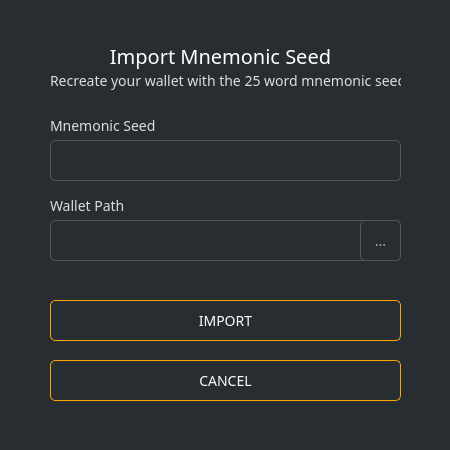
<?xml version="1.0" encoding="UTF-8"?>
<ui version="4.0">
 <class>ImportSeed</class>
 <widget class="QDialog" name="ImportSeed">
  <property name="geometry">
   <rect>
    <x>0</x>
    <y>0</y>
    <width>450</width>
    <height>450</height>
   </rect>
  </property>
  <property name="windowTitle">
   <string>Import :: Mnemonic Seed</string>
  </property>
  <property name="styleSheet">
   <string notr="true">background-color: #282d31; color: #ddd; border: 0px; font-family: Poppins;</string>
  </property>
  <widget class="QGroupBox" name="groupBox">
   <property name="geometry">
    <rect>
     <x>0</x>
     <y>0</y>
     <width>450</width>
     <height>450</height>
    </rect>
   </property>
   <property name="styleSheet">
    <string notr="true"/>
   </property>
   <property name="title">
    <string/>
   </property>
   <widget class="QLabel" name="label_4">
    <property name="geometry">
     <rect>
      <x>50</x>
      <y>70</y>
      <width>351</width>
      <height>21</height>
     </rect>
    </property>
    <property name="font">
     <font>
      <family>Poppins</family>
      <pointsize>-1</pointsize>
     </font>
    </property>
    <property name="styleSheet">
     <string notr="true">color: #ddd;border-right: 0px;font-size: 14px;</string>
    </property>
    <property name="text">
     <string>Recreate your wallet with the 25 word mnemonic seed</string>
    </property>
   </widget>
   <widget class="QLabel" name="label_3">
    <property name="geometry">
     <rect>
      <x>60</x>
      <y>40</y>
      <width>321</width>
      <height>31</height>
     </rect>
    </property>
    <property name="font">
     <font>
      <family>Poppins</family>
      <pointsize>-1</pointsize>
     </font>
    </property>
    <property name="styleSheet">
     <string notr="true">color: #fff;
border-right: 0px;
font-size: 20px;</string>
    </property>
    <property name="text">
     <string>Import Mnemonic Seed</string>
    </property>
    <property name="alignment">
     <set>Qt::AlignCenter</set>
    </property>
   </widget>
   <widget class="QLabel" name="label">
    <property name="geometry">
     <rect>
      <x>50</x>
      <y>110</y>
      <width>351</width>
      <height>31</height>
     </rect>
    </property>
    <property name="font">
     <font>
      <family>Poppins</family>
      <pointsize>-1</pointsize>
     </font>
    </property>
    <property name="styleSheet">
     <string notr="true">color: #ddd;border-right: 0px;font-size: 14px;</string>
    </property>
    <property name="text">
     <string>Mnemonic Seed</string>
    </property>
   </widget>
   <widget class="QLineEdit" name="m_seed">
    <property name="geometry">
     <rect>
      <x>50</x>
      <y>140</y>
      <width>351</width>
      <height>41</height>
     </rect>
    </property>
    <property name="minimumSize">
     <size>
      <width>0</width>
      <height>31</height>
     </size>
    </property>
    <property name="font">
     <font>
      <family>Poppins</family>
      <pointsize>-1</pointsize>
     </font>
    </property>
    <property name="styleSheet">
     <string notr="true">padding: 3px; border: 1px solid #555; border-radius: 5px; font-family: 'Poppins'; font-size: 14px; color: #aaa;</string>
    </property>
    <property name="text">
     <string/>
    </property>
   </widget>
   <widget class="QLabel" name="label_2">
    <property name="geometry">
     <rect>
      <x>50</x>
      <y>190</y>
      <width>351</width>
      <height>31</height>
     </rect>
    </property>
    <property name="font">
     <font>
      <family>Poppins</family>
      <pointsize>-1</pointsize>
     </font>
    </property>
    <property name="styleSheet">
     <string notr="true">color: #ddd;border-right: 0px;font-size: 14px;</string>
    </property>
    <property name="text">
     <string>Wallet Path</string>
    </property>
   </widget>
   <widget class="QLineEdit" name="m_pathEdit">
    <property name="geometry">
     <rect>
      <x>50</x>
      <y>220</y>
      <width>351</width>
      <height>41</height>
     </rect>
    </property>
    <property name="minimumSize">
     <size>
      <width>0</width>
      <height>31</height>
     </size>
    </property>
    <property name="font">
     <font>
      <family>Poppins</family>
      <pointsize>-1</pointsize>
     </font>
    </property>
    <property name="styleSheet">
     <string notr="true">padding: 3px; border: 1px solid #555; border-radius: 5px; font-family: 'Poppins'; font-size: 14px; color: #aaa;</string>
    </property>
    <property name="text">
     <string/>
    </property>
   </widget>
   <widget class="QPushButton" name="m_okButton">
    <property name="geometry">
     <rect>
      <x>50</x>
      <y>300</y>
      <width>351</width>
      <height>41</height>
     </rect>
    </property>
    <property name="minimumSize">
     <size>
      <width>125</width>
      <height>31</height>
     </size>
    </property>
    <property name="font">
     <font>
      <family>Poppins</family>
      <pointsize>-1</pointsize>
     </font>
    </property>
    <property name="styleSheet">
     <string notr="true">QPushButton#m_okButton
{
    color: #fff;
    border: 1px solid orange;
    font-size: 14px;
    border-radius: 5px; font-family: 'Poppins';
}

QPushButton#m_okButton:hover
{
    color: orange;
    border: 1px solid orange;
    font-size: 14px;
    border-radius: 5px;
    font-family: 'Poppins';
}

QPushButton#m_okButton:pressed
{
    color: #fff;
    border: 1px solid orange;
    font-size: 14px;
    border-radius: 5px;
    font-family: 'Poppins';
}</string>
    </property>
    <property name="text">
     <string>IMPORT</string>
    </property>
   </widget>
   <widget class="QPushButton" name="m_cancelButton">
    <property name="geometry">
     <rect>
      <x>50</x>
      <y>360</y>
      <width>351</width>
      <height>41</height>
     </rect>
    </property>
    <property name="minimumSize">
     <size>
      <width>125</width>
      <height>31</height>
     </size>
    </property>
    <property name="font">
     <font>
      <family>Poppins</family>
      <pointsize>-1</pointsize>
     </font>
    </property>
    <property name="styleSheet">
     <string notr="true">QPushButton#m_cancelButton
{
    color: #fff;
    border: 1px solid orange;
    font-size: 14px;
    border-radius: 5px; font-family: 'Poppins';
}

QPushButton#m_cancelButton:hover
{
    color: orange;
    border: 1px solid orange;
    font-size: 14px;
    border-radius: 5px;
    font-family: 'Poppins';
}

QPushButton#m_om_cancelButtonkButton:pressed
{
    color: #fff;
    border: 1px solid orange;
    font-size: 14px;
    border-radius: 5px;
    font-family: 'Poppins';
}</string>
    </property>
    <property name="text">
     <string>CANCEL</string>
    </property>
   </widget>
   <widget class="QToolButton" name="m_selectPathButton">
    <property name="geometry">
     <rect>
      <x>360</x>
      <y>220</y>
      <width>41</width>
      <height>41</height>
     </rect>
    </property>
    <property name="font">
     <font>
      <family>Poppins</family>
      <pointsize>-1</pointsize>
     </font>
    </property>
    <property name="styleSheet">
     <string notr="true">padding: 3px; border: 1px solid #555; border-radius: 5px; font-family: 'Poppins'; font-size: 14px; color: #aaa;</string>
    </property>
    <property name="text">
     <string>...</string>
    </property>
   </widget>
  </widget>
 </widget>
 <resources/>
 <connections>
  <connection>
   <sender>m_okButton</sender>
   <signal>clicked()</signal>
   <receiver>ImportSeed</receiver>
   <slot>accept()</slot>
   <hints>
    <hint type="sourcelabel">
     <x>570</x>
     <y>103</y>
    </hint>
    <hint type="destinationlabel">
     <x>323</x>
     <y>65</y>
    </hint>
   </hints>
  </connection>
  <connection>
   <sender>m_cancelButton</sender>
   <signal>clicked()</signal>
   <receiver>ImportSeed</receiver>
   <slot>reject()</slot>
   <hints>
    <hint type="sourcelabel">
     <x>439</x>
     <y>103</y>
    </hint>
    <hint type="destinationlabel">
     <x>323</x>
     <y>65</y>
    </hint>
   </hints>
  </connection>
  <connection>
   <sender>m_selectPathButton</sender>
   <signal>clicked()</signal>
   <receiver>ImportSeed</receiver>
   <slot>selectPathClicked()</slot>
   <hints>
    <hint type="sourcelabel">
     <x>380</x>
     <y>240</y>
    </hint>
    <hint type="destinationlabel">
     <x>224</x>
     <y>224</y>
    </hint>
   </hints>
  </connection>
 </connections>
 <slots>
  <slot>selectPathClicked()</slot>
 </slots>
</ui>
